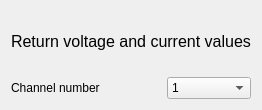
            <widget class="QWidget" name="tab_DP832_query_parameter">
             <attribute name="title">
              <string>Query parameter</string>
             </attribute>
             <layout class="QFormLayout" name="formLayout_68">
              <item row="0" column="0" colspan="2">
               <widget class="QLabel" name="label_219">
                <property name="minimumSize">
                 <size>
                  <width>0</width>
                  <height>60</height>
                 </size>
                </property>
                <property name="font">
                 <font>
                  <family>Arial</family>
                  <pointsize>12</pointsize>
                  <weight>50</weight>
                  <italic>false</italic>
                  <bold>false</bold>
                 </font>
                </property>
                <property name="styleSheet">
                 <string notr="true">font: 12pt &quot;Arial&quot;;</string>
                </property>
                <property name="text">
                 <string>Return voltage and current values</string>
                </property>
               </widget>
              </item>
              <item row="1" column="0">
               <widget class="QLabel" name="label_220">
                <property name="minimumSize">
                 <size>
                  <width>150</width>
                  <height>0</height>
                 </size>
                </property>
                <property name="maximumSize">
                 <size>
                  <width>200</width>
                  <height>16777215</height>
                 </size>
                </property>
                <property name="text">
                 <string>Channel number</string>
                </property>
               </widget>
              </item>
              <item row="1" column="1">
               <widget class="QComboBox" name="comboBox_DP832_query_parameter_channel">
                <property name="sizeAdjustPolicy">
                 <enum>QComboBox::AdjustToContentsOnFirstShow</enum>
                </property>
                <item>
                 <property name="text">
                  <string>1</string>
                 </property>
                </item>
                <item>
                 <property name="text">
                  <string>2</string>
                 </property>
                </item>
                <item>
                 <property name="text">
                  <string>3</string>
                 </property>
                </item>
               </widget>
              </item>
             </layout>
            </widget>
